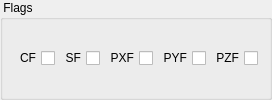
                <widget class="QGroupBox" name="flagsGroupBox">
                <property name="title">
                  <string> Flags </string>
                </property>
                <layout class="QHBoxLayout" name="horizontalLayout" stretch="0,0,0,0,0">
                  <property name="spacing">
                  <number>4</number>
                  </property>
                  <item>
                  <widget class="QCheckBox" name="cfCheckBox">
                    <property name="key" stdset="0">
                      <string>CF</string>
                    </property>
                    <property name="type" stdset="0">
                      <string>boolean</string>
                    </property>
                    <property name="toolTip">
                    <string>Carry flag</string>
                    </property>
                    <property name="layoutDirection">
                    <enum>Qt::RightToLeft</enum>
                    </property>
                    <property name="text">
                    <string>CF</string>
                    </property>
                  </widget>
                  </item>
                  <item>
                  <widget class="QCheckBox" name="sfCheckBox">
                    <property name="key" stdset="0">
                      <string>SF</string>
                    </property>
                    <property name="type" stdset="0">
                      <string>boolean</string>
                    </property>
                    <property name="toolTip">
                    <string>Zero flag</string>
                    </property>
                    <property name="layoutDirection">
                    <enum>Qt::RightToLeft</enum>
                    </property>
                    <property name="text">
                    <string>SF</string>
                    </property>
                  </widget>
                  </item>
                  <item>
                  <widget class="QCheckBox" name="pxfCheckBox">
                    <property name="key" stdset="0">
                      <string>PXF</string>
                    </property>
                    <property name="type" stdset="0">
                      <string>boolean</string>
                    </property>
                    <property name="toolTip">
                    <string>Prescaler Event Flag X</string>
                    </property>
                    <property name="layoutDirection">
                    <enum>Qt::RightToLeft</enum>
                    </property>
                    <property name="text">
                    <string>PXF</string>
                    </property>
                  </widget>
                  </item>
                  <item>
                  <widget class="QCheckBox" name="pyfCheckBox">
                    <property name="key" stdset="0">
                      <string>PYF</string>
                    </property>
                    <property name="type" stdset="0">
                      <string>boolean</string>
                    </property>
                    <property name="toolTip">
                    <string>Prescaler Event Flag Y</string>
                    </property>
                    <property name="layoutDirection">
                    <enum>Qt::RightToLeft</enum>
                    </property>
                    <property name="text">
                    <string>PYF</string>
                    </property>
                  </widget>
                  </item>
                  <item>
                  <widget class="QCheckBox" name="pzfCheckBox">
                    <property name="key" stdset="0">
                      <string>PZF</string>
                    </property>
                    <property name="type" stdset="0">
                      <string>boolean</string>
                    </property>
                    <property name="toolTip">
                    <string>Prescaler Event Flag Z</string>
                    </property>
                    <property name="layoutDirection">
                    <enum>Qt::RightToLeft</enum>
                    </property>
                    <property name="text">
                    <string>PZF</string>
                    </property>
                  </widget>
                  </item>
                </layout>
                </widget>
